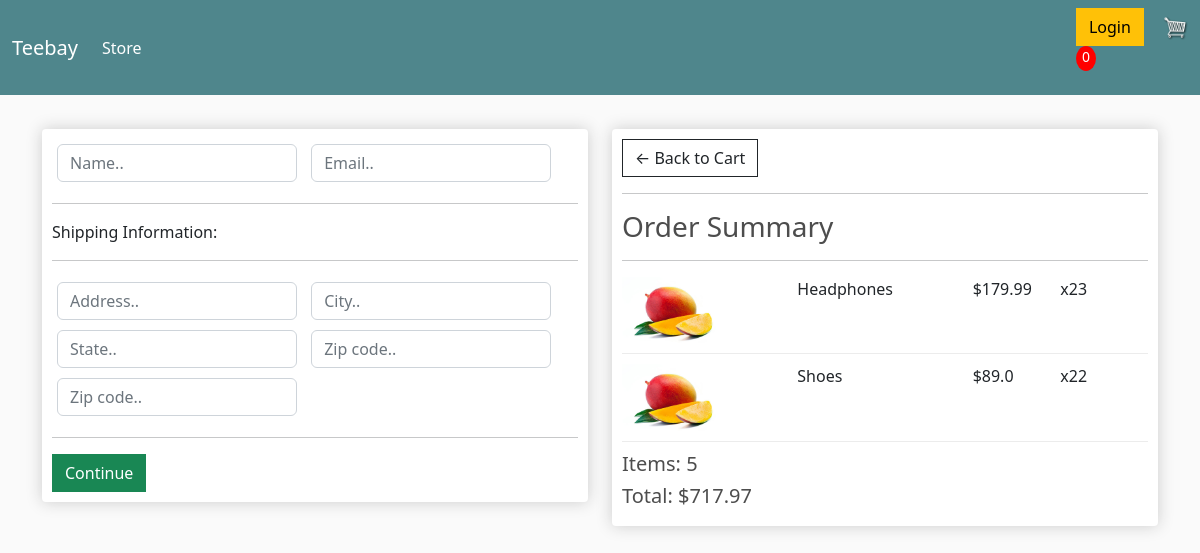
Screenshot of /checkout/ (signed in) with the database file from the repository.
### store/models.py (models this page shows, shortened)
class OrderItem(models.Model):
    product = models.ForeignKey(Product, on_delete=models.SET_NULL, blank=True, null=True)
    order = models.ForeignKey(Order, on_delete=models.SET_NULL, blank=True, null=True)
    quantity = models.IntegerField(default=0, null=True, blank=True)
    date_added = models.DateTimeField(auto_now_add=True)
    @property
    def get_total(self):
        total = self.product.price * self.quantity
        return total

class Product(models.Model):
    name = models.CharField(max_length=200, null=True)
    price = models.FloatField()
    digital = models.BooleanField(default=False, null=True, blank=False)
    image = models.ImageField(null=True, blank=True)
    @property
    def imageURL(self):
        try:
            url = self.image.url
        except:
            url = ''
        return url

class Order(models.Model):
    customer = models.ForeignKey(Customer, on_delete=models.SET_NULL, blank=True, null=True)
    date_order = models.DateTimeField(auto_now_add=True)
    complete = models.BooleanField(default=False, null=True, blank=False)
    transaction_id = models.CharField(max_length=200, null=True)
    @property
    def get_cart_total(self):
        orderitems = self.orderitem_set.all()
        total = sum([item.get_total for item in orderitems])
        return total
    @property
    def get_cart_items(self):
        orderitems = self.orderitem_set.all()
        total = sum([item.quantity for item in orderitems])
        return total

### store/views.py (the view)
# urls.py: path('checkout/', views.checkout, name="checkout"),
def checkout(request):
    if request.user.is_authenticated:
        customer = request.user.customer
        order, created = Order.objects.get_or_create(customer=customer, complete=False)
        items = order.orderitem_set.all()
    else:
        items = []
        order = {'get_curt_total':0, 'get_curt_items':0}
    context = {'items':items, 'order':order}
    return render(request, 'store/checkout.html', context)

### store/templates/store/checkout.html (shortened to what this page needs)
{% extends 'store/main.html' %}
{% load static %}
{% block content %}
     <div class="row">
		<div class="col-lg-6">
			<div class="box-element" id="form-wrapper">
				<form id="form">
					<div id="user-info">
						<div class="form-field">
							<input required class="form-control" type="text" name="name" placeholder="Name..">
						</div>
						<div class="form-field">
							<input required class="form-control" type="email" name="email" placeholder="Email..">
						</div>
					</div>
					<div id="shipping-info">
						<hr>
						<p>Shipping Information:</p>
						<hr>
						<div class="form-field">
							<input class="form-control" type="text" name="address" placeholder="Address..">
						</div>
						<div class="form-field">
							<input class="form-control" type="text" name="city" placeholder="City..">
						</div>
						<div class="form-field">
							<input class="form-control" type="text" name="state" placeholder="State..">
						</div>
						<div class="form-field">
							<input class="form-control" type="text" name="zipcode" placeholder="Zip code..">
						</div>
						<div class="form-field">
							<input class="form-control" type="text" name="country" placeholder="Zip code..">
						</div>
					</div>
					<hr>
					<input id="form-button" class="btn btn-success btn-block" type="submit" value="Continue">
				</form>
			</div>
			<br>
		</div>
		<div class="col-lg-6">
			<div class="box-element">
				<a  class="btn btn-outline-dark" href="{% url 'cart' %}">&#x2190; Back to Cart</a>
				<hr>
				<h3>Order Summary</h3>
				<hr>
                {% for item in items %}
				<div class="cart-row">
					<div style="flex:2"><img class="row-image" src="{{item.product.imageURL}}"></div>
					<div style="flex:2"><p>{{item.product.name}}</p></div>
					<div style="flex:1"><p>${{item.product.price}}</p></div>
					<div style="flex:1"><p>x2{{item.quantity}}</p></div>
				</div>
                {% endfor %}
				<h5>Items: {{order.get_cart_items}}</h5>
				<h5>Total: ${{order.get_cart_total|floatformat:2}}</h5>
			</div>
		</div>
	</div>
{% endblock content %}

### static/css/main.css (style rules this page uses)
body { background-color: hsl(0, 0%, 98%); }
h1,h2,h3,h4,h5,h6 { color:hsl(0, 0%, 30%); }
.box-element { box-shadow:hsl(0, 0%, 80%) 0 0 16px; background-color: #fff; border-radius: 4px; padding: 10px; }
.col-lg-4, .col-lg-6, .col-lg-8, .col-lg-12 { margin-top: 10px; }
.btn { border-radius: 0; }
.row-image { width: 100px; }
.form-field { width:250px; display: inline-block; padding: 5px; }
.cart-row { display: flex; align-items: flex-stretch; padding-bottom: 10px; margin-bottom: 10px; border-bottom: 1px solid #ececec; }

### rows the page displays
OrderItem: product.imageURL (picture), product.name "Headphones", product.price "179.99", quantity "3"
OrderItem: product.imageURL (picture), product.name "Shoes", product.price "89.0", quantity "2"
Order: get_cart_items "5", get_cart_total "717.97"
